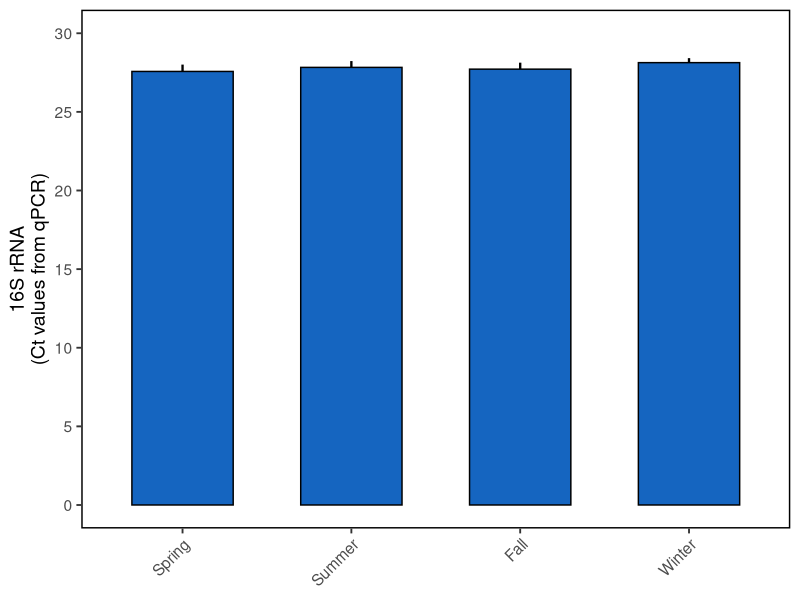

Source code (R):
library(readxl)
library(tidyverse)

# set working directory to the directory the script is saved in
setwd(dirname(rstudioapi::getActiveDocumentContext()$path))

# Read the data
df <- read_excel("Algal symbiont data + nifH.xlsx", sheet = "nifH")

# 16S Ct value averages are in the 6th column, rename it to "Ct"

df <- df %>%
  rename(Ct = 6) %>%
  filter(!is.na(Ct)) %>%  # remove empty value
  
  # Set desired order for plotting
  mutate(Season = factor(Season,
                         levels = c("Spring", "Summer", "Fall", "Winter")))

# Summarize (mean + standard error)
summary_df <- df %>%
  group_by(Season) %>%
  summarise(
    mean_Ct = mean(Ct),
    se_Ct = sd(Ct) / sqrt(n()),
    .groups = "drop"
  )

# Plot
plot_16s<-ggplot(summary_df, aes(x = Season, y = mean_Ct)) +
  
  geom_bar(stat = "identity",
           fill = "#1565C0",
           color = "black",
           width = 0.6) +
  
  geom_errorbar(aes(ymin = mean_Ct,
                    ymax = mean_Ct + se_Ct),
                width = 0,
                size = 0.8) +
  scale_y_continuous(
    limits = c(0, 30),
    breaks = seq(0, 30, 5)
  ) +
  labs(
    y = "16S rRNA\n(Ct values from qPCR)",
    x = NULL
  ) +
  
  theme_classic(base_size = 14) +
  theme(
    panel.border = element_rect(color = "black", fill = NA, size = 1),
    axis.line = element_blank(),
    axis.text.x = element_text(angle = 45, hjust = 1)
  )

ggsave(plot_16s,file="Figure_S9.pdf",width=4,height = 5)
